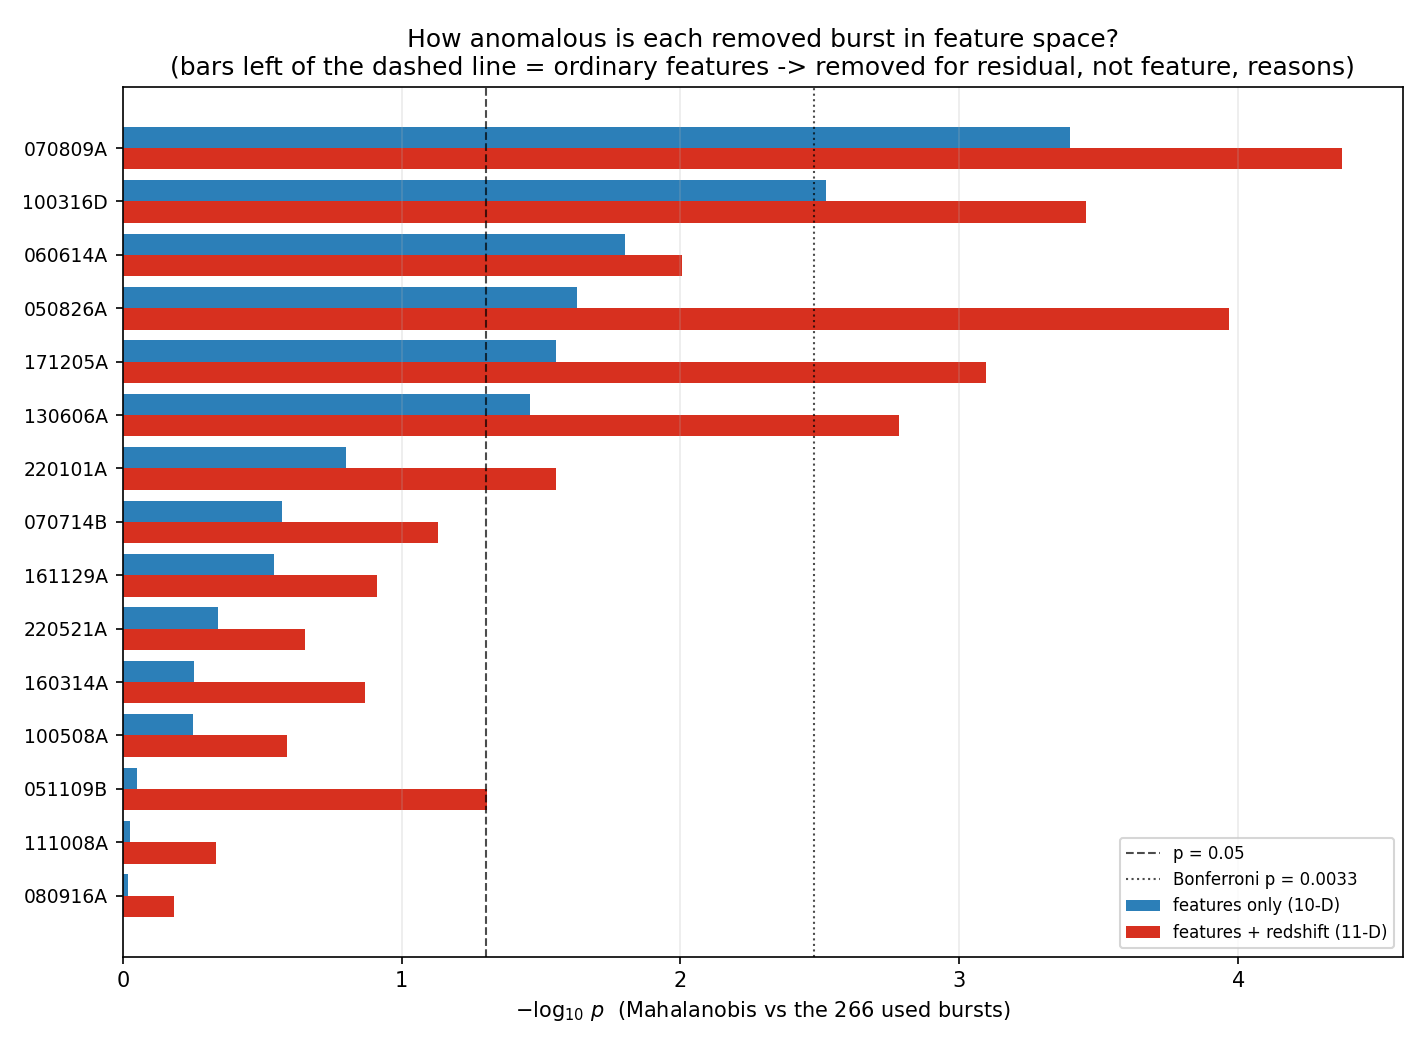

This chart was generated by the following Python code:
#!/usr/bin/env python3
"""
Is each of the 15 M-estimator outliers actually anomalous in FEATURE space, or
does it have ordinary features and get removed only because the winning FORMULA
fits its redshift badly (a residual outlier, not a feature outlier)?

For each outlier separately (never averaged -- they sit in different corners) we
measure the squared Mahalanobis distance to the distribution of the 266 "used"
(non-outlier) bursts:

    D^2 = (x - mu)^T  S^-1  (x - mu)

mu, S = mean and covariance of the 266 kept bursts over the 10 model features.
Mahalanobis is the right normalization for the request:
  - S^-1 divides out feature scales and CORRELATIONS, so a clump of correlated
    features is not counted several times -- we do not over-penalize the joint;
  - to not over-penalize the DIMENSION count, D^2 is compared to chi^2_df (whose
    mean is df) for a p-value, and also reported as D^2/df (≈1 for a typical
    burst). We add an assumption-free empirical p (fraction of the 266 kept whose
    own D^2 is >= the outlier's), which needs no normality.

Small p  => genuinely feature-space anomalous (leverage / extrapolation) -> removal
            is at least partly justified on physical/feature grounds.
Large p  => ordinary features; removed only because the formula mis-predicts its z
            -> a residual/circularity removal, not a feature outlier.

Saves 'outlier_mahalanobis.png'.
"""
import numpy as np
import pandas as pd
from scipy.stats import chi2
import matplotlib
matplotlib.use("Agg")
import matplotlib.pyplot as plt
from simple_linear_flagship_check import d, d_cut

FEATURES = ["log10T90", "log10Fa", "log10Ta", "Alpha", "Beta", "Gamma",
            "log10Fluence", "PhotonIndex", "log10NH", "log10PeakFlux"]
outliers = d.index.difference(d_cut.index)
kept     = d.index.difference(outliers)

def mahalanobis_report(cols, tag):
    df  = len(cols)
    Xk  = d.loc[kept, cols].to_numpy()
    mu  = Xk.mean(0)
    S   = np.cov(Xk, rowvar=False)
    Si  = np.linalg.inv(S)
    def d2(x): return float((x - mu) @ Si @ (x - mu))
    kept_d2 = np.array([d2(r) for r in Xk])                     # in-sample reference
    rows = []
    for gid in outliers:
        D2 = d2(d.loc[gid, cols].to_numpy())
        rows.append((gid, D2, D2/df, chi2.sf(D2, df),
                     float(np.mean(kept_d2 >= D2))))            # empirical one-sided p
    out = (pd.DataFrame(rows, columns=["GRB", "D2", "D2_over_df", "p_chi2", "p_empirical"])
             .set_index("GRB").sort_values("D2", ascending=False))
    print(f"\n=== {tag}  (df={df}, reference = 266 kept bursts) ===")
    print(f"  kept D^2: median {np.median(kept_d2):.1f}, 95th pct {np.percentile(kept_d2,95):.1f}  "
          f"(chi^2_{df} mean={df}, 95th={chi2.ppf(.95,df):.1f})")
    with pd.option_context("display.float_format", lambda v: f"{v:.3g}"):
        print(out)
    n_sig = (out.p_chi2 < 0.05).sum()
    n_bonf = (out.p_chi2 < 0.05/len(outliers)).sum()
    print(f"  feature-space anomalous: {n_sig}/15 at p<0.05, {n_bonf}/15 at Bonferroni p<{0.05/15:.4f}")
    print(f"  ordinary features (p_chi2 > 0.05): {(out.p_chi2 > 0.05).sum()}/15")
    return out, kept_d2, df

feat_out,  kept_d2,  df  = mahalanobis_report(FEATURES, "Feature space (10 model predictors)")
featz_out, kept_d2z, dfz = mahalanobis_report(FEATURES + ["log10z"], "Feature space + log10z (11-D)")

# ---- figure: per-outlier -log10 p, features-only vs +redshift ----------------
order = feat_out.index                                          # sort by feature-space D^2
xf = -np.log10(feat_out.loc[order, "p_chi2"].clip(lower=1e-300))
xz = -np.log10(featz_out.loc[order, "p_chi2"].clip(lower=1e-300))
yy = np.arange(len(order))[::-1]

fig, ax = plt.subplots(figsize=(9.5, 7))
ax.barh(yy + 0.2, xf, height=0.4, color="#2c7fb8", label="features only (10-D)")
ax.barh(yy - 0.2, xz, height=0.4, color="#d7301f", label="features + redshift (11-D)")
ax.axvline(-np.log10(0.05), color="k", ls="--", lw=1, alpha=.7, label="p = 0.05")
ax.axvline(-np.log10(0.05/15), color="k", ls=":", lw=1, alpha=.7, label="Bonferroni p = 0.0033")
ax.set_yticks(yy); ax.set_yticklabels(order, fontsize=9)
ax.set_xlabel(r"$-\log_{10}\,p$  (Mahalanobis vs the 266 used bursts)")
ax.set_title("How anomalous is each removed burst in feature space?\n"
             "(bars left of the dashed line = ordinary features -> removed for residual, not feature, reasons)")
ax.legend(fontsize=8, loc="lower right"); ax.grid(axis="x", alpha=0.25)
fig.tight_layout()
fig.savefig("outlier_mahalanobis.png", dpi=150)
print("\nwrote outlier_mahalanobis.png")
